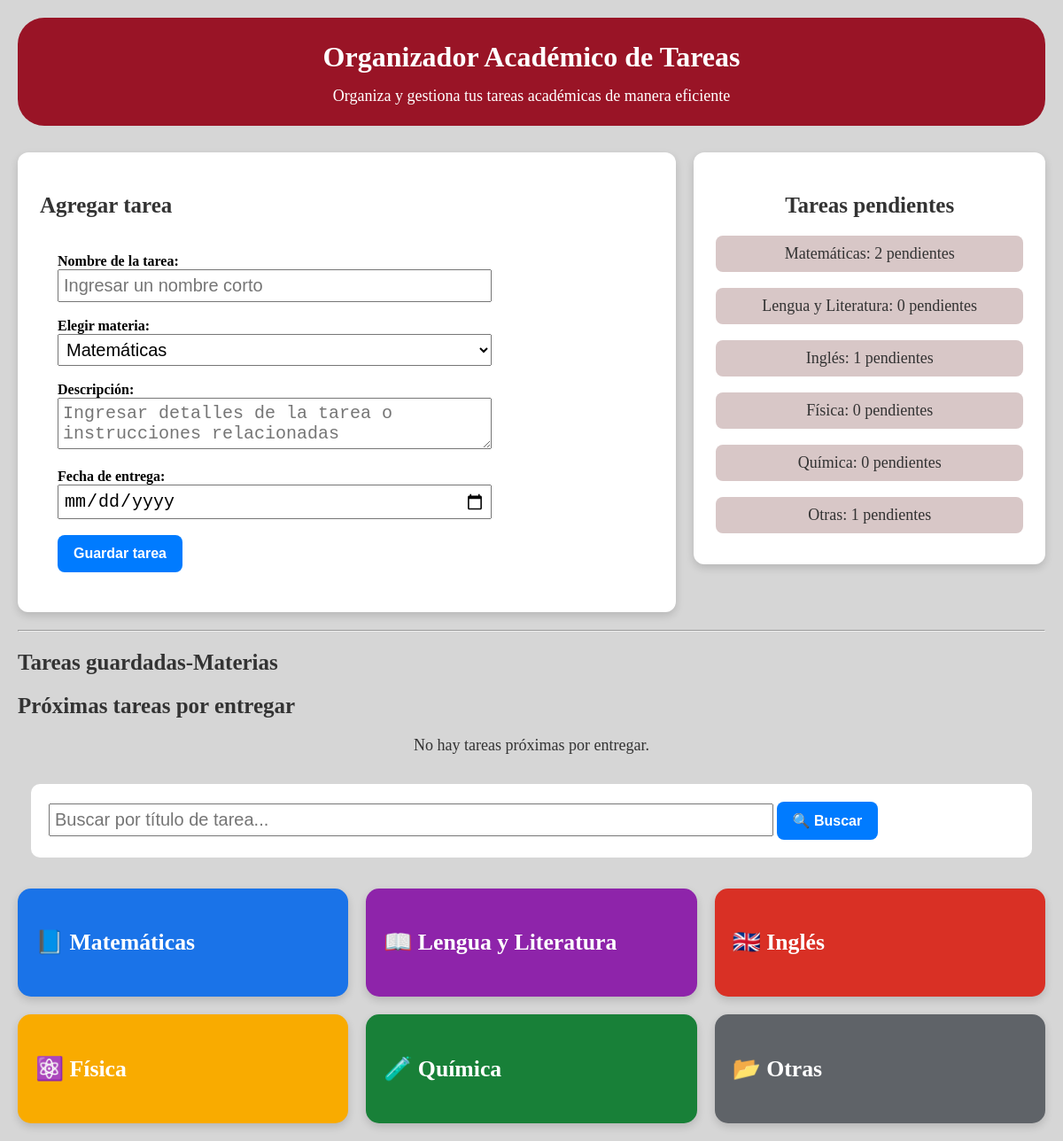
Before: / with the older database file.
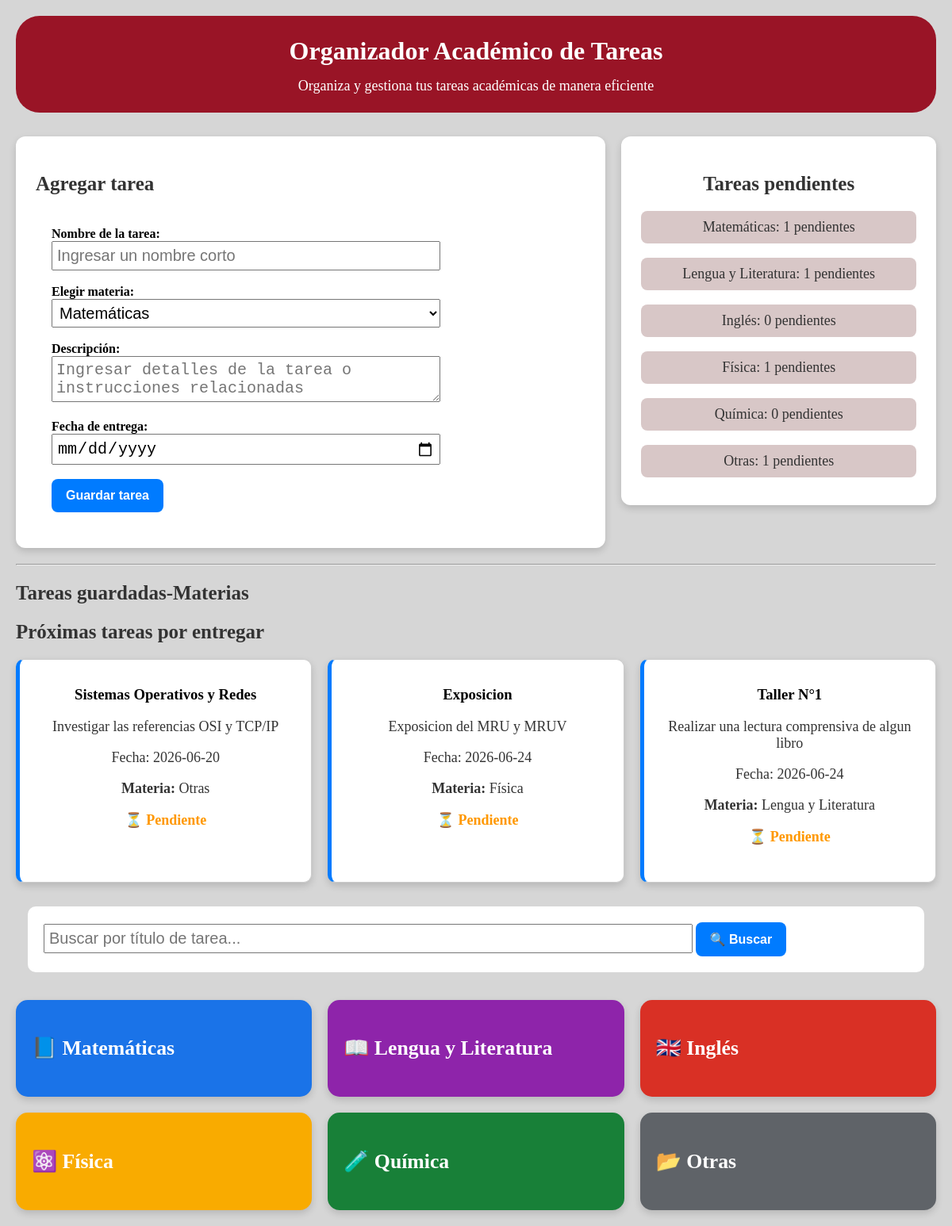
After: the same page with the newer database file.
### tables this page shows
CREATE TABLE tareas (
        id INTEGER PRIMARY KEY AUTOINCREMENT,
        titulo TEXT,
        materia TEXT,
        descripcion TEXT,
        fecha TEXT,
        estado TEXT
    );

### app.py (the view)
@app.route("/")
def inicio():
    conexion = sqlite3.connect("database.db")
    cursor = conexion.cursor()
    cursor.execute("SELECT COUNT(*) FROM tareas WHERE materia='Matemáticas' AND estado='Pendiente'")
    matematicas = cursor.fetchone()[0]
    cursor.execute("SELECT COUNT(*) FROM tareas WHERE materia='Lengua y Literatura' AND estado='Pendiente'")
    lengua = cursor.fetchone()[0]
    cursor.execute("SELECT COUNT(*) FROM tareas WHERE materia='Inglés' AND estado='Pendiente'")
    ingles = cursor.fetchone()[0]
    cursor.execute("SELECT COUNT(*) FROM tareas WHERE materia='Física' AND estado='Pendiente'")
    fisica = cursor.fetchone()[0]
    cursor.execute("SELECT COUNT(*) FROM tareas WHERE materia='Química' AND estado='Pendiente'")
    quimica = cursor.fetchone()[0]
    cursor.execute("SELECT COUNT(*) FROM tareas WHERE materia='Otras' AND estado='Pendiente'")
    otras = cursor.fetchone()[0]
    from datetime import date
    hoy = date.today().isoformat()
    cursor.execute("""
    SELECT * FROM tareas
    WHERE estado = 'Pendiente'
    AND fecha >= ?
    ORDER BY fecha ASC
    LIMIT 3
    """, (hoy,))
    proximas = cursor.fetchall()
    conexion.close()
    return render_template(
        "index.html",
        matematicas=matematicas,
        lengua=lengua,
        ingles=ingles,
        fisica=fisica,
        quimica=quimica,
        otras=otras,
        proximas=proximas
    )

### templates/index.html (shortened to what this page needs)
<!DOCTYPE html>
<html lang="en">
<head>
    <link rel="stylesheet" href="/static/styles.css">
</head>
<body>
<div class="encabezado">
    <h1>Organizador Académico de Tareas</h1>
    <p>Organiza y gestiona tus tareas académicas de manera eficiente</p>
</div>
<div class="panel_principal">
    <div class="contenedor_formulario">
        <h2>Agregar tarea</h2>
    <form action="/guardar" method="POST">
        <label>Nombre de la tarea:</label>
        <br>
        <input type="text" name="titulo"  placeholder="Ingresar un nombre corto" required >
        <br><br>
        <label>Elegir materia:</label>
        <br>
        <select name="materia" >
    <option>Matemáticas</option>
</select>
        <br><br>
        <label>Descripción:</label>
        <br>
        <textarea name="descripcion" placeholder="Ingresar detalles de la tarea o instrucciones relacionadas" required></textarea>
        <br><br>
        <label>Fecha de entrega:</label>
        <br>
        <input type="date" name="fecha" required >
        <br><br>
        <button type="submit">
            Guardar tarea
        </button>
    </form>
    </div>
    <div class="resumen">
        <h2>Tareas pendientes</h2>
        <p>Matemáticas: {{ matematicas }} pendientes</p>
        <p>Lengua y Literatura: {{ lengua }} pendientes</p>
        <p>Inglés: {{ ingles }} pendientes</p>
        <p>Física: {{ fisica }} pendientes</p>
        <p>Química: {{ quimica }} pendientes</p>
        <p>Otras: {{ otras }} pendientes</p>
    </div>
</div>
    <hr>
    <h2>Tareas guardadas-Materias</h2>
    <h2>Próximas tareas por entregar</h2>
    {% if proximas %}
    <div class="tareas_contenedor">
    {% for tarea in proximas %}
    <div class="tarea">
        <h3>{{ tarea[1] }}</h3>
        <p>{{ tarea[3] }}</p>
        <p>Fecha: {{ tarea[4] }}</p>
        <p><strong>Materia:</strong> {{ tarea[2] }}</p>
        {% if tarea[5] == "Pendiente" %}
            <p class="pendiente">⏳ Pendiente</p>
        {% else %}
            <p class="completada">✅ Completada</p>
        {% endif %}
    </div>
    {% endfor %}
    {% else %}
    <p>No hay tareas próximas por entregar.</p>
    {% endif %}
  </div>
<div class="busqueda">
<form action="/buscar" method="GET">
    <input type="text" name="texto" placeholder="Buscar por título de tarea..." required>
    <button type="submit">🔍 Buscar</button>
</form>
</div>
<div class="grid-materias">
    <a href="/matematicas" class="tarjeta-materia matematicas">
        <h3>📘 Matemáticas</h3>
    </a>
    <a href="/lengua" class="tarjeta-materia lengua">
        <h3>📖 Lengua y Literatura</h3>
    </a>
    <a href="/ingles" class="tarjeta-materia ingles">
        <h3>🇬🇧 Inglés</h3>
    </a>
    <a href="/fisica" class="tarjeta-materia fisica">
        <h3>⚛️ Física</h3>
    </a>
    <a href="/quimica" class="tarjeta-materia quimica">
        <h3>🧪 Química</h3>
    </a>
    <a href="/otras" class="tarjeta-materia otras">
        <h3>📂 Otras</h3>
    </a>
</div>
</body>
</html>

Changed rows visible on the page:
added tareas: titulo "Sistemas Operativos y Redes", descripcion "Investigar las referencias OSI y TCP/IP", fecha "2026-06-20", materia "Otras", estado "⏳ Pendiente"
added tareas: titulo "Exposicion", descripcion "Exposicion del MRU y MRUV", fecha "2026-06-24", materia "Física", estado "⏳ Pendiente"
added tareas: titulo "Taller N°1", descripcion "Realizar una lectura comprensiva de algun libro", fecha "2026-06-24", materia "Lengua y Literatura", estado "⏳ Pendiente"
Other visible differences:
{{ matematicas }}: "2" → "1"
{{ lengua }}: "0" → "1"
{{ ingles }}: "1" → "0"
{{ fisica }}: "0" → "1"
text no longer shown: "No hay tareas próximas por entregar."
